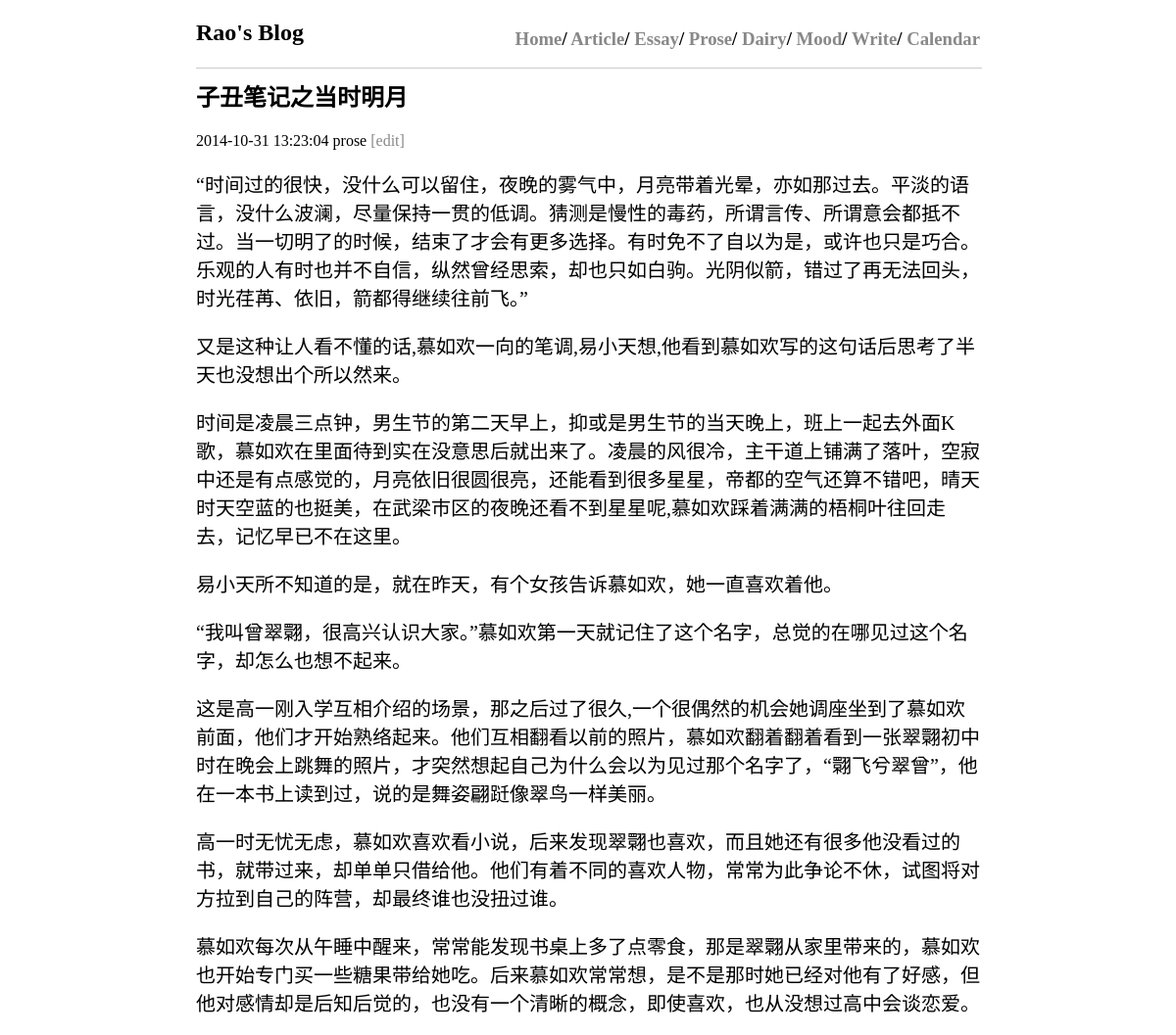
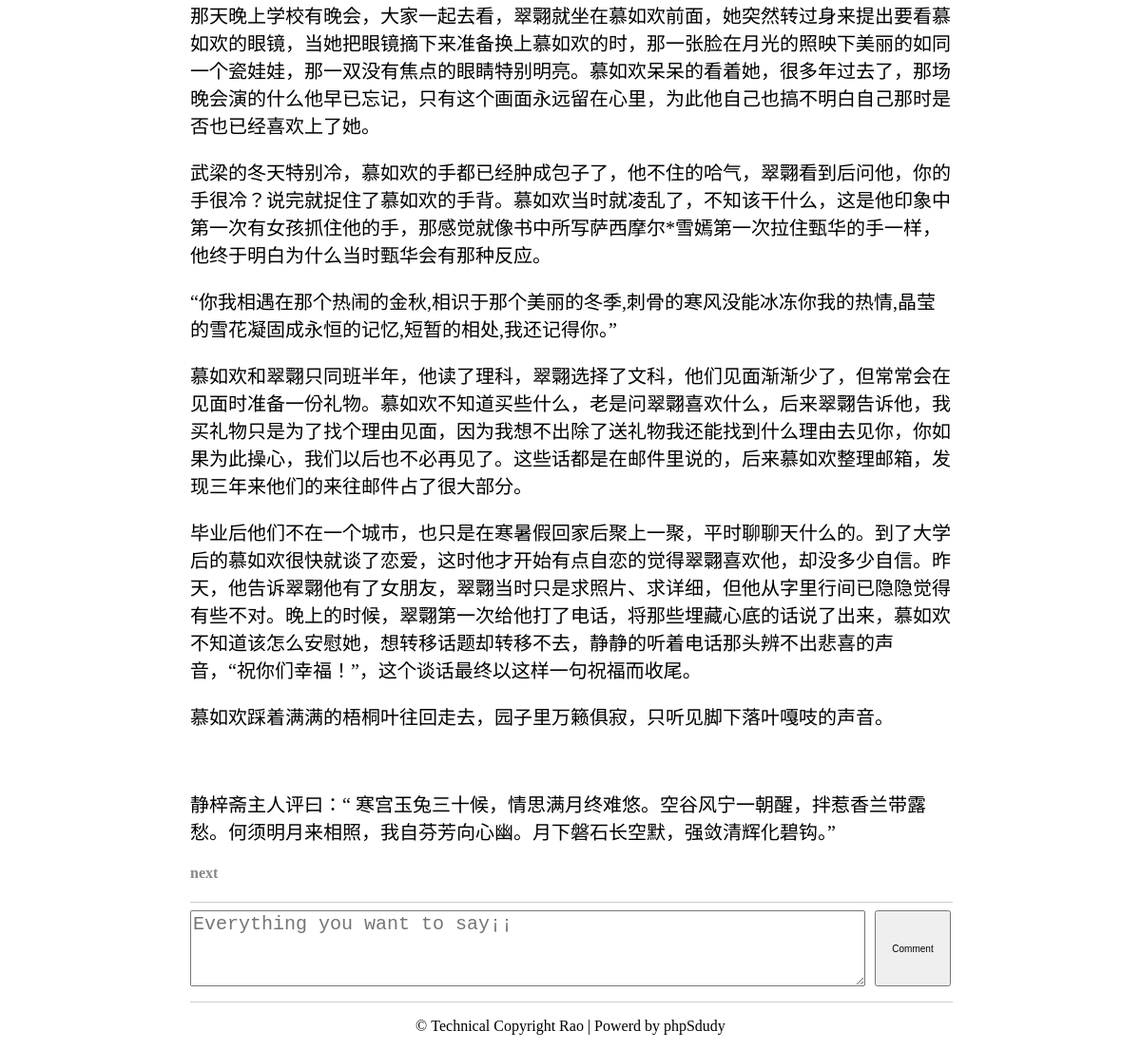
/single.php?post_id=26, run on the app's committed database (2 pictures, top to bottom).
### tables this page shows
CREATE TABLE `posts` (
  `post_ID` int(11) NOT NULL AUTO_INCREMENT,
  `post_title` text,
  `post_date` datetime DEFAULT NULL,
  `post_content` longtext,
  `post_tag` varchar(10) NOT NULL,
  PRIMARY KEY (`post_ID`)
);

### functions.php (called while the page is built, shortened)
<?php
function xconnect(){
	$db = mysql_connect('localhost','root','root');
	return $db;
}
function xrdsingle($post_id){
	$db=xconnect();
	$sql = "select * from posts where post_ID = '$post_id'";
	$re = mysql_query($sql,$db);
	return $re;
}
?>

### single.php (the view, shortened to what this page needs)
<?php
include "header.php";
include 'functions.php';
$re = xrdsingle($_GET['post_id']);
$row=mysql_fetch_row($re);
echo "<h2>" . $row[1] . "</h2>";
echo '<p>' . $row[2] . '&nbsp;' . $row[4] . '&nbsp;<a href="edit.php?post_id=' . $row[0] . '">[edit]</a></p>';
echo '<div class="content">' . $row[3] . '</div>';
echo "<h4><a href='single.php?post_id=" . ($row[0]-1) . "'>next</a></h4>";
echo '<hr width="100%" color=#cccccc noShade SIZE=1>';
include 'comments.php';
include 'footer.php';
?>

### style.css (style rules this page uses)
a { color:#888888; text-decoration:none; }
.content { font-size:20px;margin:0 0 20px 0; }

### data on the page
posts: post_title "子丑笔记之当时明月", post_date "2014-10-31 13:23:04", post_tag "prose", post_content "“时间过的很快，没什么可以留住，夜晚的雾气中，月亮带着光晕，亦如那过去。平淡的语言，没什么波澜，尽量保持一贯的低调。猜测是慢性的毒药，所谓言传、所谓意会都抵不过。当一切明了的时候，结束了才会有更多选择。有时免不了自以为是，或许也只是巧合。乐观的人有时也并不自信，纵然曾经思索，却也只如白驹。光阴似箭，错过了再无法回头，时光荏苒、依旧，箭都得继续往前飞。” 又是这种让人看不懂的话,慕如欢一向的笔调,易小天想,他看到慕如欢写的这句话后思考了半天也没想出个所以然来。 时间是凌晨三点钟，男生节的第二天早上，抑或是男生节的当天晚上，班上一起去外面K歌，慕如欢在里面待到实在没意思后就出来了。凌晨的风很冷，主干道上铺满了落叶，空寂中还是有点感觉的，月亮依旧很圆很亮，还能看到很多星星，帝都的空气还算不错吧，晴天时天空蓝的也挺美，在武梁市区的夜晚还看不到星星呢,慕如欢踩着满满的梧桐叶往回走去，记忆早已不在这里。 易小天所不知道的是，就在昨天，有个女孩告诉慕如欢，她一直喜欢着他。 “我叫曾翠翾，很高兴认识大家。”慕如欢第一天就记住了这个名字，总觉的在哪见过这个名字，却怎么也想不起来。 这是高一刚入学互相介绍的场景，那之后过了很久,一个很偶然的机会她调座坐到了慕如欢前面，他们才开始熟络起来。他们互相翻看以前的照片，慕如欢翻着翻着看到一张翠翾初中时在晚会上跳舞的照片，才突然想起自己为什么会以为见过那个名字了，“翾飞兮翠曾”，他在一本书上读到过，说的是舞姿翩跹像翠鸟一样美丽。…"
